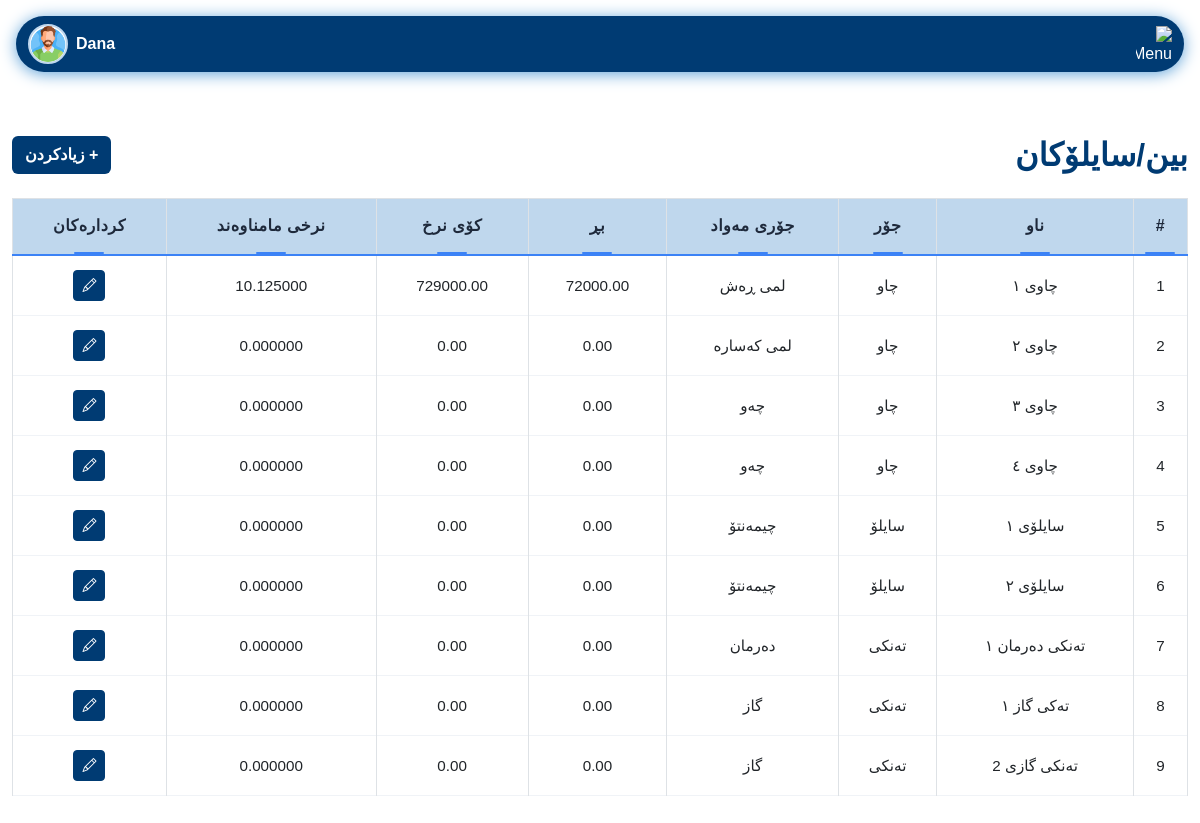
The app's page /pages/bins_silos.php (signed in) with its own data.
### tables this page shows
CREATE TABLE `bins_silos` (
  `id` int(11) NOT NULL,
  `name` varchar(50) DEFAULT NULL,
  `type` enum('چاو','سایلۆ','تەنکی','عەمبار') DEFAULT NULL,
  `material_type` varchar(50) DEFAULT NULL,
  `amount` decimal(10,2) DEFAULT 0.00,
  `total_value` decimal(12,2) DEFAULT 0.00,
  `average_price` decimal(15,6) DEFAULT NULL
);

### config/permissions.php (called while the page is built, shortened)
<?php
function hasPermission($perm) {
    global $pdo;
    $role = $_SESSION['role'];
    if ($role === 'admin') return true;
    $stmt = $pdo->prepare('SELECT COUNT(*) FROM role_permissions rp JOIN permissions p ON rp.permission_id = p.id WHERE rp.role = ? AND p.name = ?');
    $stmt->execute([$role, $perm]);
    $result = $stmt->fetchColumn();
    return $result > 0;
}

### pages/bins_silos.php (the view, shortened to what this page needs)
<?php
require_once '../config/db_conected.php';
require_once '../config/permissions.php';
$bins = $pdo->query("SELECT * FROM bins_silos")->fetchAll(PDO::FETCH_ASSOC);
?>
<!DOCTYPE html>
<html lang="ku">
<head>
    <link href="https://cdn.jsdelivr.net/npm/bootstrap@5.3.0/dist/css/bootstrap.rtl.min.css" rel="stylesheet">
    <link href="../assets/css/login.css" rel="stylesheet">
    <link href="../assets/css/variables.css" rel="stylesheet">
    <link href="../assets/css/nav.css" rel="stylesheet">
    <link href="../assets/css/comon/table.css" rel="stylesheet">
    <link href="../assets/css/comon/style.css" rel="stylesheet">
    <link href="../assets/css/comon/select2_design.css" rel="stylesheet">
    <link rel="stylesheet" href="https://cdn.jsdelivr.net/npm/select2-bootstrap-5-theme@1.3.0/dist/select2-bootstrap-5-theme.rtl.min.css" />
    <link rel="stylesheet" href="https://cdnjs.cloudflare.com/ajax/libs/font-awesome/6.4.2/css/all.min.css">
</head>
<body dir="rtl">
<?php include '../includes/navbar.php'; ?>
<div class="container-fluid py-5">
    <div class="d-flex justify-content-between align-items-center mb-4">
        <h2 class="mb-0" style="color: var(--seafoam-green); font-weight: bold;">بین/سایلۆکان</h2>
        <?php if (hasPermission('add_material')): ?>
        <button class="btn" data-bs-toggle="modal" data-bs-target="#addBinModal" style="background: var(--seafoam-green); color:white; font-weight: bold;">+ زیادکردن</button>
        <?php endif; ?>
    </div>
    <div class="table-responsive">
        <table class="table table-bordered table-hover align-middle text-center" id="binsTable">
            <thead style="background: var(--kelly-green); color: var(--seafoam-green);">
                <tr>
                    <th>#</th>
                    <th>ناو</th>
                    <th>جۆر</th>
                    <th>جۆری مەواد</th>
                    <th>بڕ</th>
                    <th>کۆی نرخ</th>
                    <th>نرخی مامناوەند</th>
                    <th>کردارەکان</th>
                </tr>
            </thead>
            <tbody>
                <?php if (count($bins) === 0): ?>
                <tr>
                    <td colspan="8">هیچ داتایەک نییە</td>
                </tr>
                <?php else: ?>
                    <?php foreach ($bins as $i => $bin): ?>
                    <tr>
                        <td><?= $i+1 ?></td>
                        <td><?= htmlspecialchars($bin['name']) ?></td>
                        <td><?= htmlspecialchars($bin['type']) ?></td>
                        <td><?= htmlspecialchars($bin['material_type']) ?></td>
                        <td><?= htmlspecialchars($bin['amount']) ?></td>
                        <td><?= htmlspecialchars($bin['total_value']) ?></td>
                        <td><?= htmlspecialchars($bin['average_price']) ?></td>
                        <td>
                            <?php if (hasPermission('edit_material')): ?>
                            <button class="btn btn-sm btn-primary edit-btn" data-id="<?= $bin['id'] ?>" data-name="<?= htmlspecialchars($bin['name']) ?>" data-type="<?= htmlspecialchars($bin['type']) ?>" data-material_type="<?= htmlspecialchars($bin['material_type']) ?>" data-amount="<?= htmlspecialchars($bin['amount']) ?>" data-total_value="<?= htmlspecialchars($bin['total_value']) ?>" data-average_price="<?= htmlspecialchars($bin['average_price']) ?>" aria-label="نوێکردنەوە"><i class="bi bi-pencil"></i></button>
                            <?php endif; ?>
                        </td>
                    </tr>
                    <?php endforeach; ?>
                <?php endif; ?>
            </tbody>
        </table>
    </div>
</div>
</body>
</html>

### includes/navbar.php (shortened to what this page needs)
<?php require_once '../config/permissions.php'; ?>
<link href="../assets/css/variables.css" rel="stylesheet">
<link rel="stylesheet" href="https://cdn.jsdelivr.net/npm/bootstrap-icons@1.13.1/font/bootstrap-icons.min.css">
<link href="../assets/css/nav.css" rel="stylesheet">
<link href="../assets/css/sidebar.css" rel="stylesheet">
<nav class="navbar navbar-expand-lg sticky-top" style="background: var(--seafoam-green); border-radius: 2rem; box-shadow: 0 2px 16px 0 var(--spearmint, #94c973); margin: 1rem;">
  <div class="container-fluid d-flex align-items-center justify-content-between">
    <div class="d-flex align-items-center gap-3">
      <img src="../assets/images/menu.svg" alt="Menu" style="height: 36px; width: 36px; color: white;" />
    </div>
    <div class="flex-grow-1 d-flex justify-content-end align-items-center gap-2 position-relative" id="userDropdownContainer">
      <span style="color: #fff; font-weight: bold; font-size: 1rem; cursor: pointer;" id="userDropdownToggle">
            <?php echo $_SESSION['username'] ?? 'User'; ?>
          </span>
      <img src="../assets/images/user.png" alt="User" style="width: 40px; height: 40px; border-radius: 50%; object-fit: cover; background: #fff; border: 2px solid var(--kelly-green); cursor: pointer;" id="userDropdownImg" />
    </div>
  </div>
</nav>

### assets/css/login.css (style rules this page uses)
body, input, button, label, h1, h2, h3, h4, h5, h6 { font-family: 'Rabar_021', sans-serif !important; }

### assets/css/variables.css (style rules this page uses)
:root { --lime-green: #0074b7; --kelly-green: #bfd7ed; --seafoam-green: #003b73; --spearmint: #60a3d9; }
.btn-primary { background-color: var(--seafoam-green) !important; border-color: var(--seafoam-green) !important; }

### assets/css/comon/table.css (style rules this page uses)
:root { --primary-blue: #3b82f6; --secondary-purple: #8b5cf6; --accent-orange: #f59e0b; --neutral-gray: #6b7280; --light-gray: #f8fafc; --ultra-light-gray: #f1f5f9; --white: #ffffff; --dark-text: #1e293b; --light-text: #64748b; --border-color: #e2e8f0; --shadow-light: rgba(15, 23, 42, 0.08); --shadow-medium: rgba(15, 23, 42, 0.12); --shadow-dark: rgba(15, 23, 42, 0.20); --border-radius: 12px; --border-radius-sm: 8px; --transition: all 0.2s cubic-bezier(0.4, 0, 0.2, 1); }
.table { width: 100%; border-collapse: collapse; font-family: 'Rabar_021', sans-serif; font-size: 0.95rem; line-height: 1.4; background: var(--white); }
.table thead { background: linear-gradient(135deg, var(--ultra-light-gray) 0%, #f8fafc 100%); position: sticky; top: 0; z-index: 10; }
.table thead th { padding: 1rem 0.75rem; font-weight: 600; color: var(--dark-text); text-align: center; border-bottom: 2px solid var(--primary-blue); font-size: 1rem; letter-spacing: 0.5px; position: relative; background: inherit; }
.table thead th::after { content: ''; position: absolute; bottom: 0; left: 50%; transform: translateX(-50%); width: 30px; height: 2px; background: var(--primary-blue); border-radius: 2px; }
.table tbody tr { transition: var(--transition); border-bottom: 1px solid rgba(226, 232, 240, 0.5); }
.table tbody tr:nth-child(6n+1) { background: #fef2f2; }
.table tbody tr:nth-child(6n+2) { background: #f0f9ff; }
.table tbody tr:nth-child(6n+3) { background: #fefce8; }
.table tbody tr:nth-child(6n+4) { background: #fdf4ff; }
.table tbody tr:nth-child(6n+5) { background: #f0fdfa; }
.table tbody tr:nth-child(6n+6) { background: #f8fafc; }
.table td, .table th { padding: 0.875rem 0.75rem; text-align: center; vertical-align: middle; word-wrap: break-word; white-space: nowrap; overflow: hidden; text-overflow: ellipsis; }
.table-responsive { overflow-x: auto; -webkit-overflow-scrolling: touch; scrollbar-width: thin; scrollbar-color: var(--primary-green) var(--ultra-light-green); }

### assets/css/comon/style.css (style rules this page uses)
html { scrollbar-color: #003b73 #f1f1f1; scrollbar-width: thin; }

### records on screen
bins_silos: name "چاوی ١", type "چاو", material_type "لمی ڕەش", amount "72000.00", total_value "729000.00", average_price "10.125000"
bins_silos: name "چاوی ٢", type "چاو", material_type "لمی کەسارە", amount "0.00", total_value "0.00", average_price "0.000000"
bins_silos: name "چاوی ٣", type "چاو", material_type "چەو", amount "0.00", total_value "0.00", average_price "0.000000"
bins_silos: name "چاوی ٤", type "چاو", material_type "چەو", amount "0.00", total_value "0.00", average_price "0.000000"
bins_silos: name "سایلۆی ١", type "سایلۆ", material_type "چیمەنتۆ", amount "0.00", total_value "0.00", average_price "0.000000"
bins_silos: name "سایلۆی ٢", type "سایلۆ", material_type "چیمەنتۆ", amount "0.00", total_value "0.00", average_price "0.000000"
bins_silos: name "تەنکی دەرمان ١", type "تەنکی", material_type "دەرمان", amount "0.00", total_value "0.00", average_price "0.000000"
bins_silos: name "تەکی گاز ١", type "تەنکی", material_type "گاز", amount "0.00", total_value "0.00", average_price "0.000000"
bins_silos: name "تەنکی گازی 2", type "تەنکی", material_type "گاز", amount "0.00", total_value "0.00", average_price "0.000000"

### other values on screen
$_SESSION['username'] "Dana"
